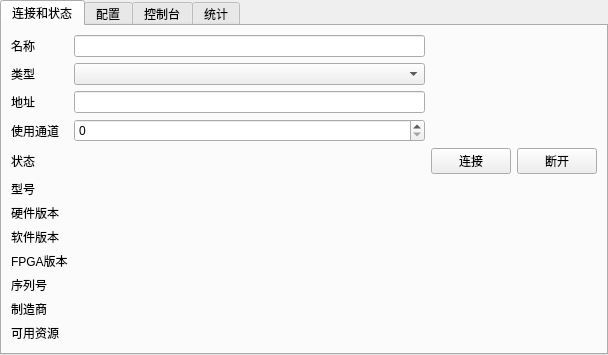
<?xml version="1.0" encoding="UTF-8"?>
<ui version="4.0">
 <class>InstrumentOptionsEdit</class>
 <widget class="QWidget" name="InstrumentOptionsEdit">
  <property name="geometry">
   <rect>
    <x>0</x>
    <y>0</y>
    <width>608</width>
    <height>354</height>
   </rect>
  </property>
  <layout class="QVBoxLayout" name="verticalLayout_3" stretch="0">
   <property name="spacing">
    <number>0</number>
   </property>
   <property name="leftMargin">
    <number>0</number>
   </property>
   <property name="topMargin">
    <number>0</number>
   </property>
   <property name="rightMargin">
    <number>0</number>
   </property>
   <property name="bottomMargin">
    <number>0</number>
   </property>
   <item>
    <widget class="QTabWidget" name="tabWidget">
     <property name="currentIndex">
      <number>0</number>
     </property>
     <widget class="QWidget" name="pageStatus">
      <attribute name="title">
       <string>连接和状态</string>
      </attribute>
      <layout class="QGridLayout" name="gridLayout_2">
       <item row="0" column="2">
        <widget class="QLineEdit" name="name"/>
       </item>
       <item row="4" column="0">
        <widget class="QLabel" name="connectionStatusTitle">
         <property name="text">
          <string>状态</string>
         </property>
        </widget>
       </item>
       <item row="4" column="3">
        <widget class="QPushButton" name="connect">
         <property name="text">
          <string>连接</string>
         </property>
        </widget>
       </item>
       <item row="3" column="2">
        <widget class="QSpinBox" name="channelCount"/>
       </item>
       <item row="3" column="0">
        <widget class="QLabel" name="channelCountTitle">
         <property name="text">
          <string>使用通道</string>
         </property>
        </widget>
       </item>
       <item row="2" column="0">
        <widget class="QLabel" name="addressTitle">
         <property name="text">
          <string>地址</string>
         </property>
        </widget>
       </item>
       <item row="4" column="2">
        <widget class="QLabel" name="connectionStatus">
         <property name="text">
          <string/>
         </property>
        </widget>
       </item>
       <item row="5" column="2">
        <widget class="QLabel" name="model">
         <property name="text">
          <string/>
         </property>
        </widget>
       </item>
       <item row="1" column="0">
        <widget class="QLabel" name="deviceTypeTitle">
         <property name="text">
          <string>类型</string>
         </property>
        </widget>
       </item>
       <item row="5" column="0">
        <widget class="QLabel" name="modelTitle">
         <property name="text">
          <string>型号</string>
         </property>
        </widget>
       </item>
       <item row="1" column="2">
        <widget class="QComboBox" name="deviceType"/>
       </item>
       <item row="2" column="2">
        <widget class="QLineEdit" name="address"/>
       </item>
       <item row="6" column="0">
        <widget class="QLabel" name="hardwareVersionTitle">
         <property name="text">
          <string>硬件版本</string>
         </property>
        </widget>
       </item>
       <item row="6" column="2">
        <widget class="QLabel" name="hardwareVersion">
         <property name="text">
          <string/>
         </property>
        </widget>
       </item>
       <item row="10" column="0">
        <widget class="QLabel" name="manufacturerTitle">
         <property name="text">
          <string>制造商</string>
         </property>
        </widget>
       </item>
       <item row="9" column="0">
        <widget class="QLabel" name="serialNumberTitle">
         <property name="text">
          <string>序列号</string>
         </property>
        </widget>
       </item>
       <item row="0" column="0">
        <widget class="QLabel" name="nameTitle">
         <property name="text">
          <string>名称</string>
         </property>
        </widget>
       </item>
       <item row="7" column="0">
        <widget class="QLabel" name="softwareVersionTitle">
         <property name="text">
          <string>软件版本</string>
         </property>
        </widget>
       </item>
       <item row="12" column="2">
        <spacer name="verticalSpacer_2">
         <property name="orientation">
          <enum>Qt::Vertical</enum>
         </property>
         <property name="sizeHint" stdset="0">
          <size>
           <width>0</width>
           <height>0</height>
          </size>
         </property>
        </spacer>
       </item>
       <item row="10" column="2">
        <widget class="QLabel" name="manufacturer">
         <property name="text">
          <string/>
         </property>
        </widget>
       </item>
       <item row="7" column="2">
        <widget class="QLabel" name="softwareVersion">
         <property name="text">
          <string/>
         </property>
        </widget>
       </item>
       <item row="4" column="4">
        <widget class="QPushButton" name="disconnect">
         <property name="text">
          <string>断开</string>
         </property>
        </widget>
       </item>
       <item row="9" column="2">
        <widget class="QLabel" name="serialNumber">
         <property name="text">
          <string/>
         </property>
        </widget>
       </item>
       <item row="8" column="2">
        <widget class="QLabel" name="fpgaVersion">
         <property name="text">
          <string/>
         </property>
        </widget>
       </item>
       <item row="8" column="0">
        <widget class="QLabel" name="fpgaVersionTitle">
         <property name="text">
          <string>FPGA版本</string>
         </property>
        </widget>
       </item>
       <item row="11" column="0">
        <widget class="QLabel" name="resourceTitle">
         <property name="text">
          <string>可用资源</string>
         </property>
        </widget>
       </item>
       <item row="11" column="2">
        <widget class="QLabel" name="resource">
         <property name="text">
          <string/>
         </property>
        </widget>
       </item>
      </layout>
     </widget>
     <widget class="QWidget" name="tab_2">
      <attribute name="title">
       <string>配置</string>
      </attribute>
      <layout class="QFormLayout" name="formLayout">
       <item row="0" column="0">
        <widget class="QLabel" name="label_7">
         <property name="text">
          <string>同步模式</string>
         </property>
        </widget>
       </item>
       <item row="0" column="1">
        <widget class="QComboBox" name="syncMode">
         <property name="enabled">
          <bool>false</bool>
         </property>
         <item>
          <property name="text">
           <string>自触发</string>
          </property>
         </item>
         <item>
          <property name="text">
           <string>外部触发</string>
          </property>
         </item>
        </widget>
       </item>
       <item row="1" column="0">
        <widget class="QLabel" name="label_6">
         <property name="text">
          <string>脉冲重复频率</string>
         </property>
        </widget>
       </item>
       <item row="1" column="1">
        <widget class="QSpinBox" name="prf">
         <property name="suffix">
          <string> Hz</string>
         </property>
         <property name="minimum">
          <number>100</number>
         </property>
         <property name="maximum">
          <number>8000</number>
         </property>
        </widget>
       </item>
       <item row="2" column="0">
        <widget class="QLabel" name="label">
         <property name="text">
          <string>发射电压</string>
         </property>
        </widget>
       </item>
       <item row="2" column="1">
        <widget class="QSpinBox" name="transmitVoltage">
         <property name="suffix">
          <string> V</string>
         </property>
         <property name="maximum">
          <number>1000</number>
         </property>
         <property name="value">
          <number>400</number>
         </property>
        </widget>
       </item>
       <item row="3" column="0">
        <widget class="QLabel" name="label_2">
         <property name="text">
          <string>编码器</string>
         </property>
        </widget>
       </item>
       <item row="3" column="1">
        <layout class="QHBoxLayout" name="horizontalLayout_3">
         <item>
          <widget class="QTreeView" name="encoders"/>
         </item>
         <item>
          <layout class="QVBoxLayout" name="verticalLayout_4">
           <item>
            <widget class="QPushButton" name="pushButton_4">
             <property name="text">
              <string>添加</string>
             </property>
            </widget>
           </item>
           <item>
            <widget class="QPushButton" name="pushButton_5">
             <property name="text">
              <string>删除</string>
             </property>
            </widget>
           </item>
           <item>
            <widget class="QPushButton" name="pushButton_6">
             <property name="text">
              <string> 校准</string>
             </property>
            </widget>
           </item>
           <item>
            <widget class="QPushButton" name="pushButton_7">
             <property name="text">
              <string> 全部校准</string>
             </property>
            </widget>
           </item>
           <item>
            <spacer name="verticalSpacer_3">
             <property name="orientation">
              <enum>Qt::Vertical</enum>
             </property>
             <property name="sizeHint" stdset="0">
              <size>
               <width>0</width>
               <height>0</height>
              </size>
             </property>
            </spacer>
           </item>
          </layout>
         </item>
        </layout>
       </item>
      </layout>
     </widget>
     <widget class="QWidget" name="tab">
      <attribute name="title">
       <string>控制台</string>
      </attribute>
      <layout class="QVBoxLayout" name="verticalLayout">
       <item>
        <widget class="QPlainTextEdit" name="commandHistory"/>
       </item>
       <item>
        <widget class="QLineEdit" name="command">
         <property name="placeholderText">
          <string>发送命令...</string>
         </property>
         <property name="clearButtonEnabled">
          <bool>true</bool>
         </property>
        </widget>
       </item>
      </layout>
     </widget>
     <widget class="QWidget" name="pageBenchmark">
      <attribute name="title">
       <string>统计</string>
      </attribute>
      <layout class="QGridLayout" name="gridLayout">
       <item row="0" column="0">
        <widget class="QTreeWidget" name="benchmark">
         <column>
          <property name="text">
           <string notr="true">1</string>
          </property>
         </column>
        </widget>
       </item>
      </layout>
     </widget>
    </widget>
   </item>
  </layout>
 </widget>
 <resources/>
 <connections/>
</ui>
